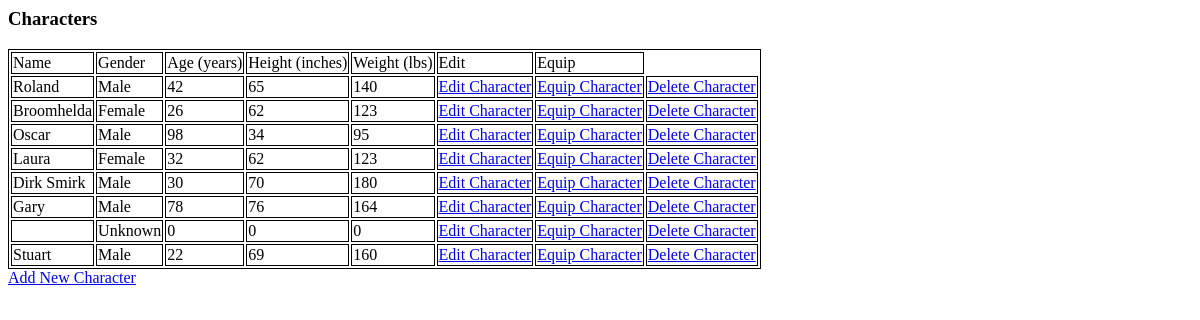
The app's page /osric_character_tools/characters.php, older data.
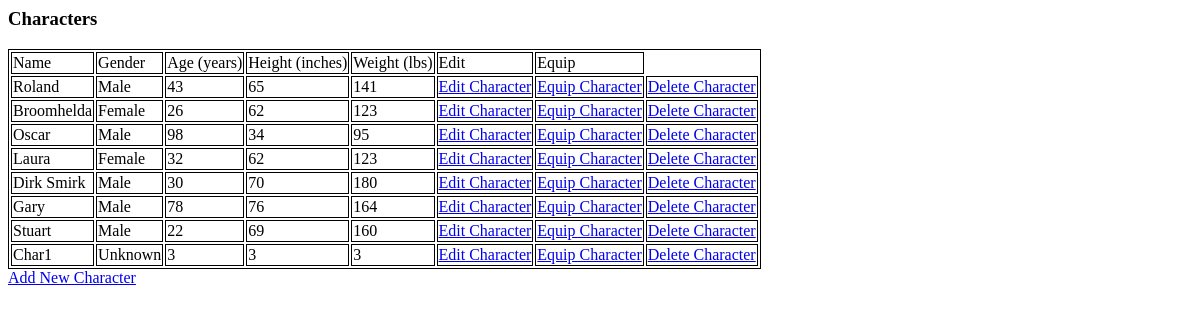
The same page, newer data.
### tables this page shows
CREATE TABLE IF NOT EXISTS `characters` (
  `CharacterName` varchar(255) NOT NULL,
  `CharacterGender` int(11) NOT NULL,
  `CharacterAge` float NOT NULL,
  `CharacterHeight` float NOT NULL,
  `CharacterWeight` float NOT NULL,
  `CharacterId` bigint(20) unsigned NOT NULL AUTO_INCREMENT,
  PRIMARY KEY (`CharacterId`),
  UNIQUE KEY `Id` (`CharacterId`)
);

### osric_character_tools/characters.php (the view, shortened to what this page needs)
<html>
<head>
<link rel="stylesheet" type="text/css" href="./css/class.css" />
</head>
<body>
<?php
include("./inc/misc.inc");
$cxn = mysqli_connect($host,$user,$passwd,$dbname) or die("Couldn't connect to server");
$query = "SELECT * from characters";
$result = mysqli_query($cxn,$query) or die("Couldn't execute query.");
$genderArray = array("Unknown","Male","Female");
?>
<h3>Characters</h3>
<?php
echo "<table id='osric_characters'>";
echo "<tr><td>Name</td><td>Gender</td><td>Age (years)</td><td>Height (inches)</td><td>Weight (lbs)</td><td>Edit</td><td>Equip</td></tr>";
while($row = mysqli_fetch_assoc($result))
{
echo "<tr>";
echo "<td>{$row['CharacterName']}</td>";
$gender = $genderArray[$row['CharacterGender']];
echo "<td>{$gender}</td>";
echo "<td>{$row['CharacterAge']}</td>";
echo "<td>{$row['CharacterHeight']}</td>";
echo "<td>{$row['CharacterWeight']}</td>";
echo "<td><a href='editcharacter.php?CharacterId={$row['CharacterId']}'>Edit Character</a></td>";
echo "<td><a href='equipcharacter.php?CharacterId={$row['CharacterId']}'>Equip Character</td>";
echo "<td><a href='deletecharacter.php?CharacterId={$row['CharacterId']}'>Delete Character</td>";
echo "</tr>";
}
echo "</table>";
echo "<a href='editcharacter.php?CharacterId=-1'>Add New Character</a></td>";
?>
</body>
</html>

### osric_character_tools/css/class.css (style rules this page uses)
table,td { border: 1px solid black; }

Row changes from the older to the newer data that the page shows:
removed characters: CharacterGender "Unknown", CharacterAge "0", CharacterHeight "0", CharacterWeight "0"
changed characters "Roland": CharacterAge "42" → "43"; CharacterWeight "140" → "141"
added characters: CharacterName "Char1", CharacterGender "Unknown", CharacterAge "3", CharacterHeight "3", CharacterWeight "3"
